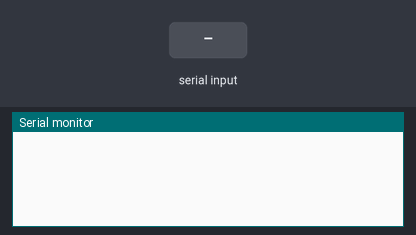
A sketch run on a simulated Arduino Uno, built with avr-gcc and run on an emulated ATmega328P. Shown: the last lines printed to the serial monitor. Inputs (shaded band) come from the test bench.

Above: at 1.2 s.
1.3 s: "1" received over Serial
At 1.9 s:
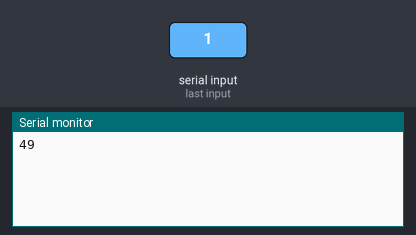
2.8 s: byte 1 (1) received over Serial
At 4.0 s:
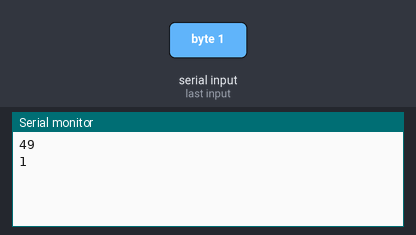
4.3 s: byte 0 (0) received over Serial
At 5.4 s:
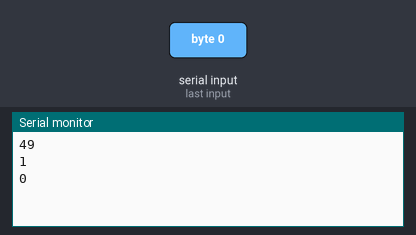
5.8 s: "0" received over Serial
At 6.5 s:
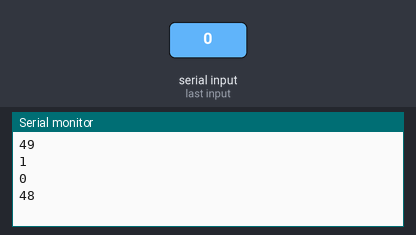
Timing chart, 0 to 8.3 s (numbered marks = the images above; inputs shaded):
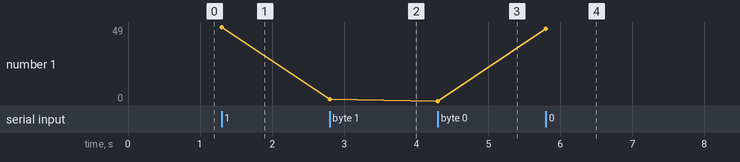

The sketch:

reception_bot_sensor_reciever.ino
```cpp
char data[10];

void setup() {

  Serial.begin(9600);
}

void loop() {

  while (!Serial.available()){}
  int data = Serial.read();

  Serial.println(data);

  if (data==1){
   digitalWrite(5,HIGH);
  }

  else if(data==0){
   digitalWrite(5,LOW);
  }
  delay(10);
}
```

Measured:
- after the input at 1.3 s, the serial monitor: prints a new line at once (image 1)
- after the input at 2.8 s, the serial monitor: prints a new line at once (image 2)
- after the input at 4.3 s, the serial monitor: prints a new line at once (image 3)
- after the input at 5.8 s, the serial monitor: prints a new line at once (image 4)
- plotted number 1: 49 → 1 after the input at 2.8 s, 1 → 0 after the input at 4.3 s, 0 → 48 after the input at 5.8 s
